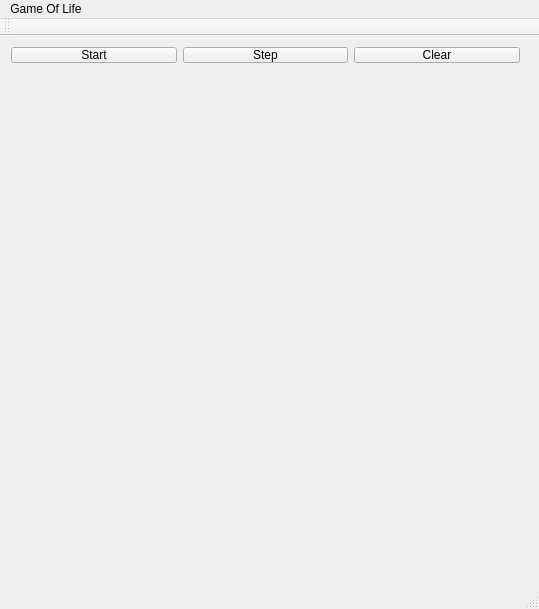
<?xml version="1.0" encoding="UTF-8"?>
<ui version="4.0">
 <class>MainWindow</class>
 <widget class="QMainWindow" name="MainWindow">
  <property name="geometry">
   <rect>
    <x>0</x>
    <y>0</y>
    <width>539</width>
    <height>609</height>
   </rect>
  </property>
  <property name="windowTitle">
   <string>MainWindow</string>
  </property>
  <widget class="QWidget" name="centralWidget">
   <widget class="QWidget" name="gridLayoutWidget">
    <property name="geometry">
     <rect>
      <x>0</x>
      <y>40</y>
      <width>531</width>
      <height>481</height>
     </rect>
    </property>
    <layout class="QGridLayout" name="gridLayout"/>
   </widget>
   <widget class="QWidget" name="layoutWidget">
    <property name="geometry">
     <rect>
      <x>0</x>
      <y>0</y>
      <width>531</width>
      <height>38</height>
     </rect>
    </property>
    <layout class="QHBoxLayout" name="horizontalLayout">
     <item>
      <widget class="QPushButton" name="startButton">
       <property name="text">
        <string>Start</string>
       </property>
       <property name="checkable">
        <bool>true</bool>
       </property>
      </widget>
     </item>
     <item>
      <widget class="QPushButton" name="stepButton">
       <property name="text">
        <string>Step</string>
       </property>
      </widget>
     </item>
     <item>
      <widget class="QPushButton" name="clearButton">
       <property name="text">
        <string>Clear</string>
       </property>
      </widget>
     </item>
    </layout>
   </widget>
   <widget class="QWidget" name="horizontalLayoutWidget">
    <property name="geometry">
     <rect>
      <x>210</x>
      <y>520</y>
      <width>321</width>
      <height>20</height>
     </rect>
    </property>
    <layout class="QHBoxLayout" name="horizontalLayout_2"/>
   </widget>
  </widget>
  <widget class="QMenuBar" name="menuBar">
   <property name="geometry">
    <rect>
     <x>0</x>
     <y>0</y>
     <width>539</width>
     <height>28</height>
    </rect>
   </property>
   <widget class="QMenu" name="menuGame_Of_Life">
    <property name="title">
     <string>Game Of Life</string>
    </property>
   </widget>
   <addaction name="menuGame_Of_Life"/>
  </widget>
  <widget class="QToolBar" name="mainToolBar">
   <attribute name="toolBarArea">
    <enum>TopToolBarArea</enum>
   </attribute>
   <attribute name="toolBarBreak">
    <bool>false</bool>
   </attribute>
  </widget>
  <widget class="QStatusBar" name="statusBar"/>
 </widget>
 <layoutdefault spacing="6" margin="11"/>
 <resources/>
 <connections/>
</ui>
